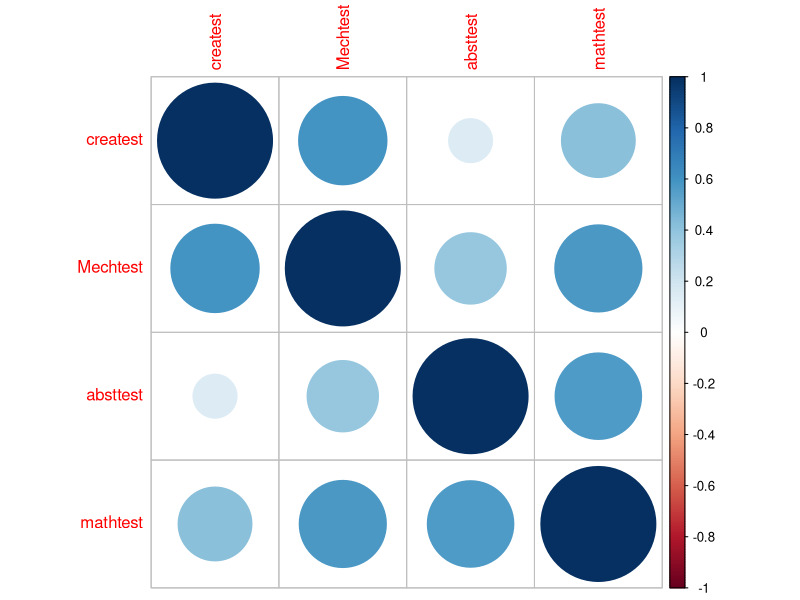
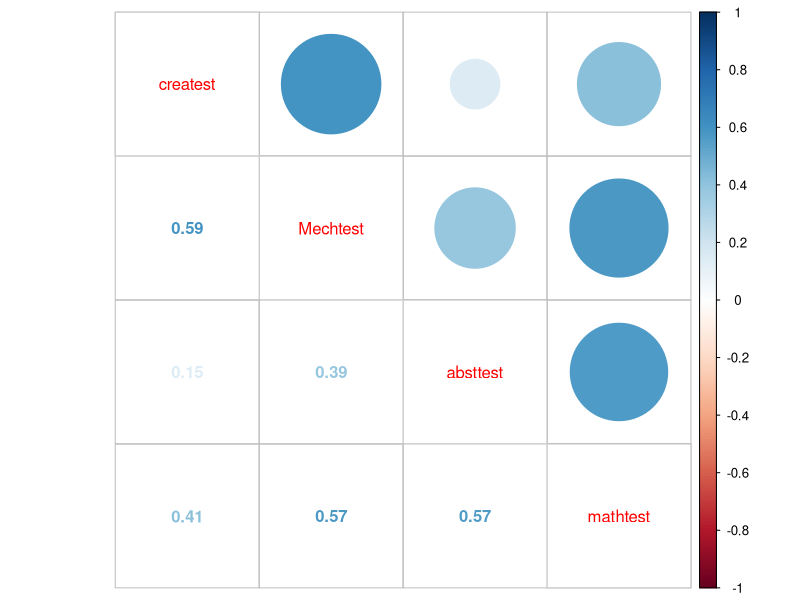
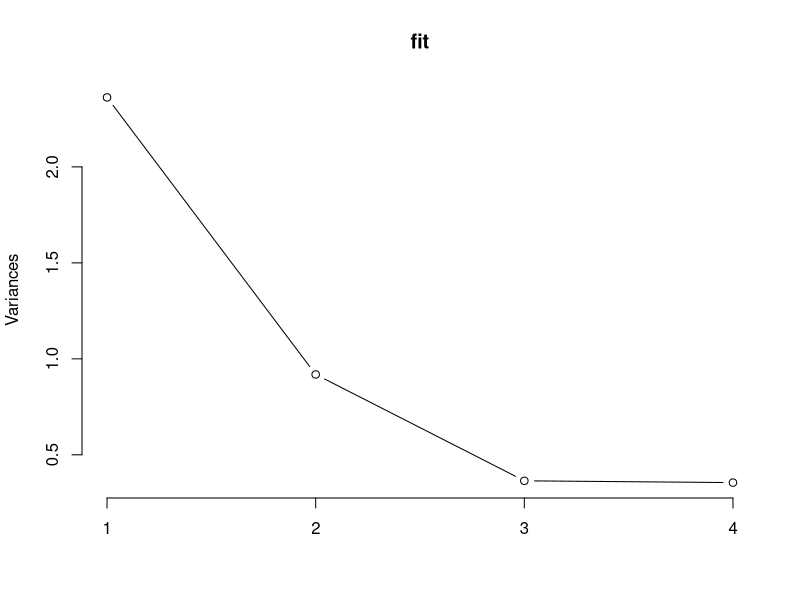
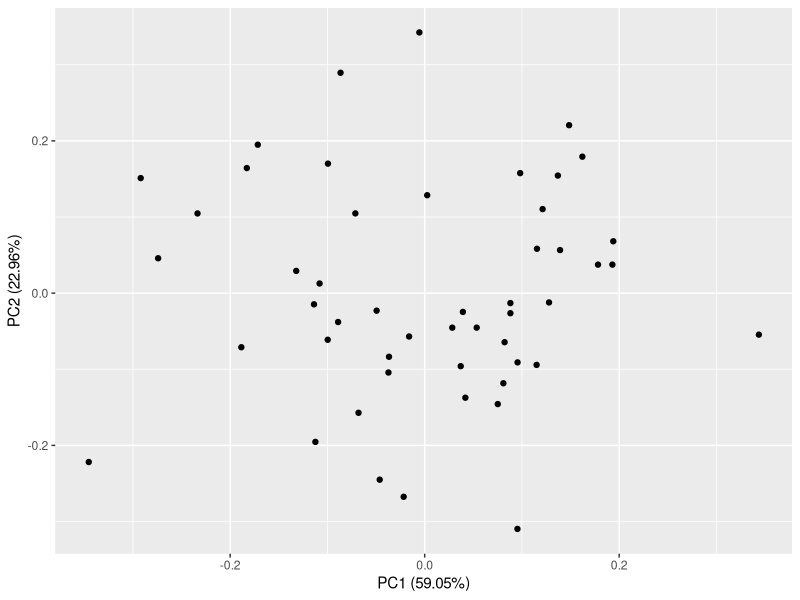
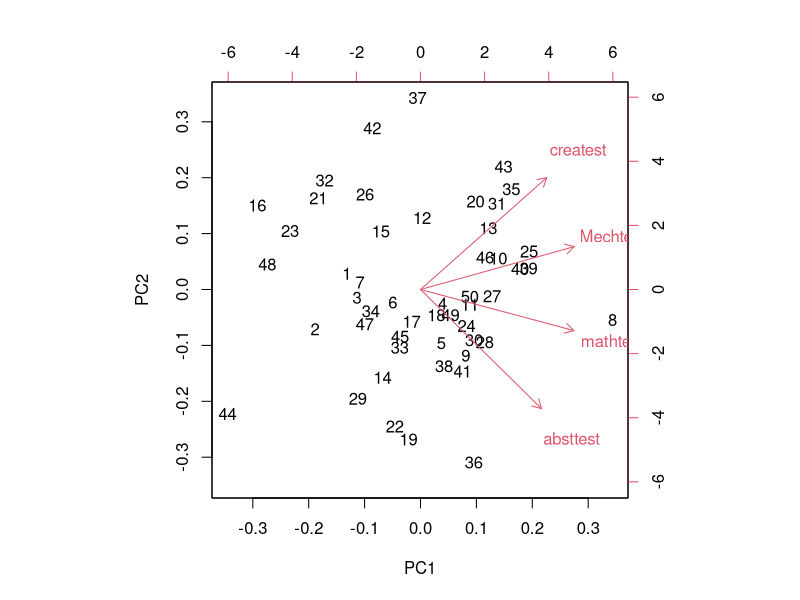

These figures' R source, in order:
## ---- chunk 1
knitr::opts_chunk$set(echo = TRUE)
## ---- chunk 2
library("readxl")
library("corrplot")
library("ggplot2")
library("ggfortify")
## ---- chunk 3
data <- read_excel('Salespeople-data.xlsx')
head(data)
## ---- chunk 4
summary(data)
## ---- chunk 5
data_ip = data[4:7]
head(data_ip)
## ---- chunk 6
# Matrix correlation
data.cor = cor(data_ip[,])
data.cor
corrplot(data.cor)
corrplot.mixed(data.cor)
## ---- chunk 7
fit <- prcomp(data_ip[,], scale=TRUE)
fit
## ---- chunk 8
summary(fit)
## ---- chunk 9
plot(fit, type="l")
## ---- chunk 10
autoplot(fit)
## ---- chunk 11
biplot(fit)
## ---- chunk 12
lm(data$Salegrow~data$createst+data$Mechtest+data$absttest+data$mathtest)
## ---- chunk 13
summary(lm(data$Salegrow~data$createst+data$Mechtest+data$absttest+data$mathtest))
## ---- chunk 14
lm(data$saleproft~data$createst+data$Mechtest+data$absttest+data$mathtest)
## ---- chunk 15
summary(lm(data$saleproft~data$createst+data$Mechtest+data$absttest+data$mathtest))
## ---- chunk 16
lm(data$Newsale~data$createst+data$Mechtest+data$absttest+data$mathtest)
## ---- chunk 17
summary(lm(data$Newsale~data$createst+data$Mechtest+data$absttest+data$mathtest))
